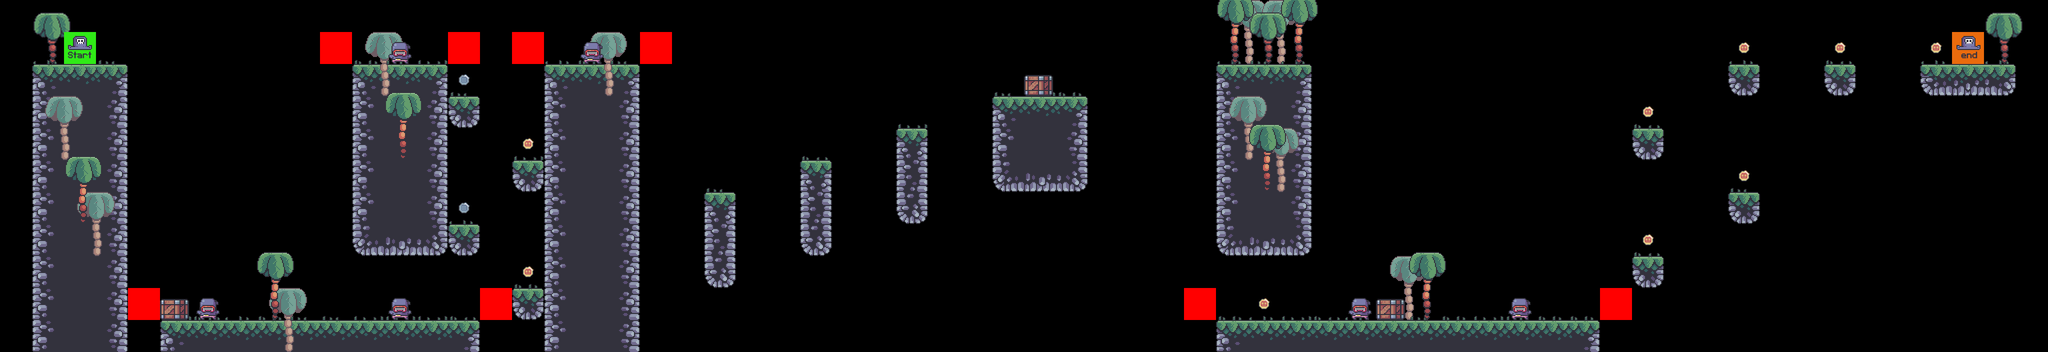

The image is a tile-based game level rendered from a .tmx file. Its description and source (layers, tilesets, objects; grid data summarised) follow:
An orthogonal 64x11 tile map with 64x64 px tiles, 9 tile layers (terrain, bg_palms, grass, palms, ...), 8 tilesets.

<map version="1.10" tiledversion="1.10.2" orientation="orthogonal" renderorder="right-down" width="64" height="11" tilewidth="64" tileheight="64" infinite="0" nextlayerid="10" nextobjectid="1">
 <tileset firstgid="1" source="../Tilesets/terrain_tiles.tsx" />
 <tileset firstgid="17" source="bg_palms.tsx" />
 <tileset firstgid="21" source="../Tilesets/grass.tsx" />
 <tileset firstgid="26" source="palms.tsx" />
 <tileset firstgid="35" source="player.tsx" />
 <tileset firstgid="37" source="coin_tiles.tsx" />
 <tileset firstgid="39" source="crates.tsx" />
 <tileset firstgid="40" source="enemies.tsx" />
 <layer id="9" name="terrain" width="64" height="11" locked="1">
  <data>[704 cells, 142 non-empty, 16 distinct tile ids]</data>
 </layer>
 <layer id="8" name="bg_palms" width="64" height="11" locked="1">
  <data>[704 cells, 10 non-empty, 2 distinct tile ids]</data>
 </layer>
 <layer id="7" name="grass" width="64" height="11" locked="1">
  <data>[704 cells, 52 non-empty, 5 distinct tile ids]</data>
 </layer>
 <layer id="3" name="palms" width="64" height="11" locked="1">
  <data>[704 cells, 10 non-empty, 2 distinct tile ids]</data>
 </layer>
 <layer id="4" name="player" width="64" height="11" locked="1">
  <data>[704 cells, 2 non-empty, 2 distinct tile ids]</data>
 </layer>
 <layer id="5" name="coins" width="64" height="11" locked="1">
  <data>[704 cells, 11 non-empty, 2 distinct tile ids]</data>
 </layer>
 <layer id="6" name="crates" width="64" height="11" locked="1">
  <data>[704 cells, 3 non-empty, 1 distinct tile ids]</data>
 </layer>
 <layer id="2" name="enemies" width="64" height="11" locked="1">
  <data>[704 cells, 6 non-empty, 1 distinct tile ids]</data>
 </layer>
 <layer id="1" name="constraints" width="64" height="11" locked="1">
  <data>[704 cells, 8 non-empty, 1 distinct tile ids]</data>
 </layer>
</map>
